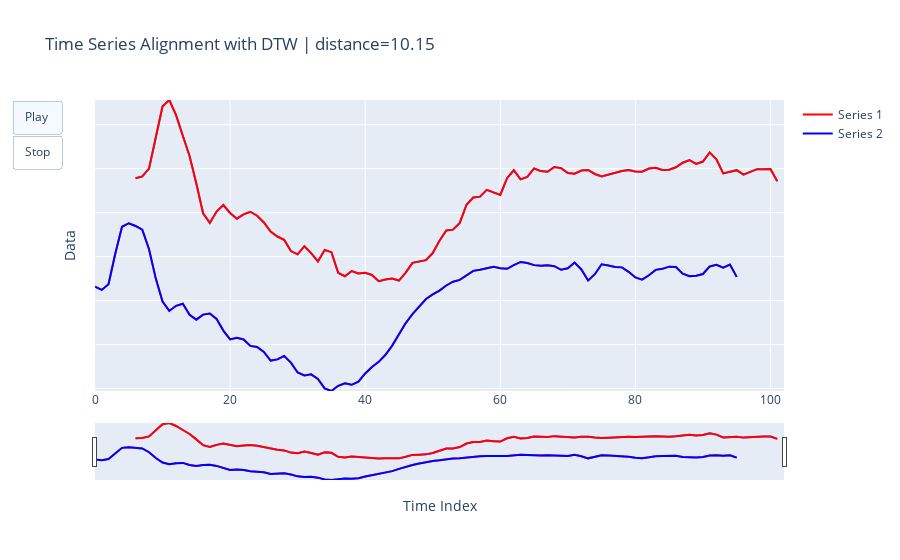

The notebook cell saved with this chart:
### Markdown cell above
<style scoped> .dataframe tbody tr th:only-of-type { vertical-align: middle; }
.dataframe tbody tr th {
    vertical-align: top;
}

.dataframe thead th {
    text-align: right;
}
</style>

### Code cell
DTW(X_train.iloc[0, :], X_train.iloc[2, :]).plot(standard_graph=False, return_plot=True)
